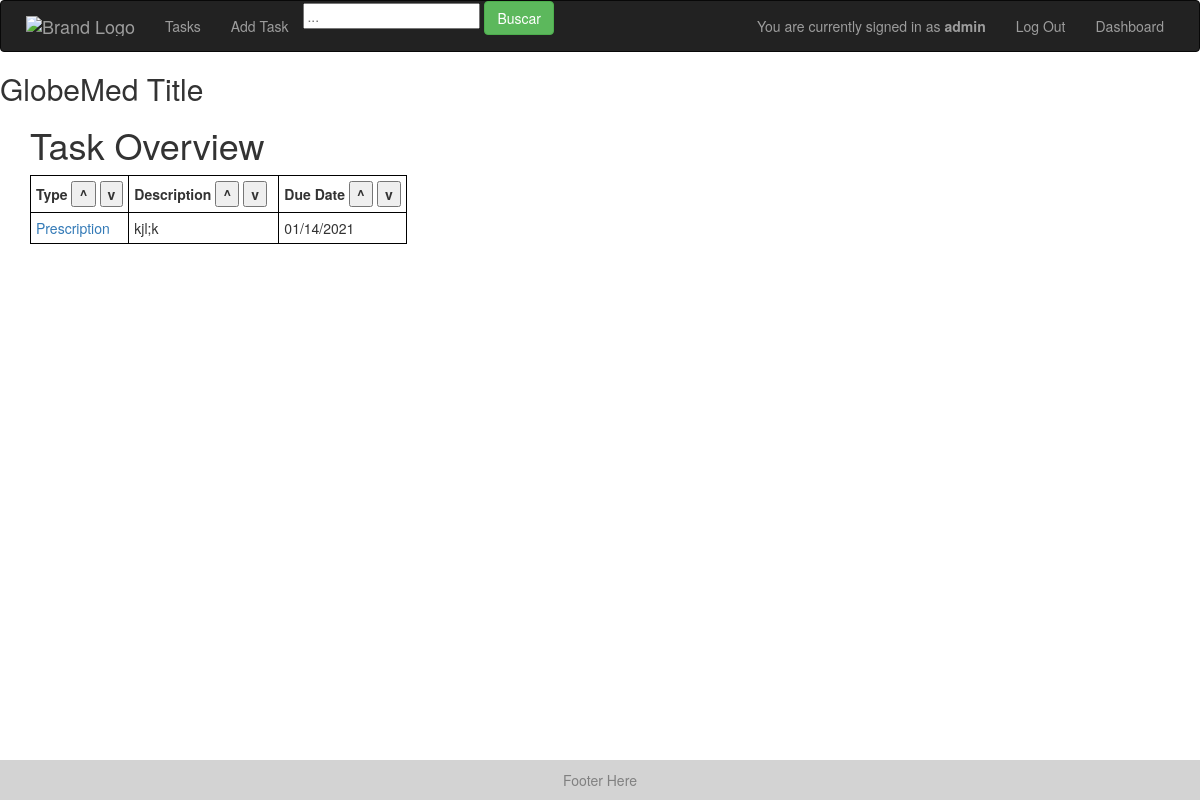
The page /tasks (signed in) on the database as committed earlier.
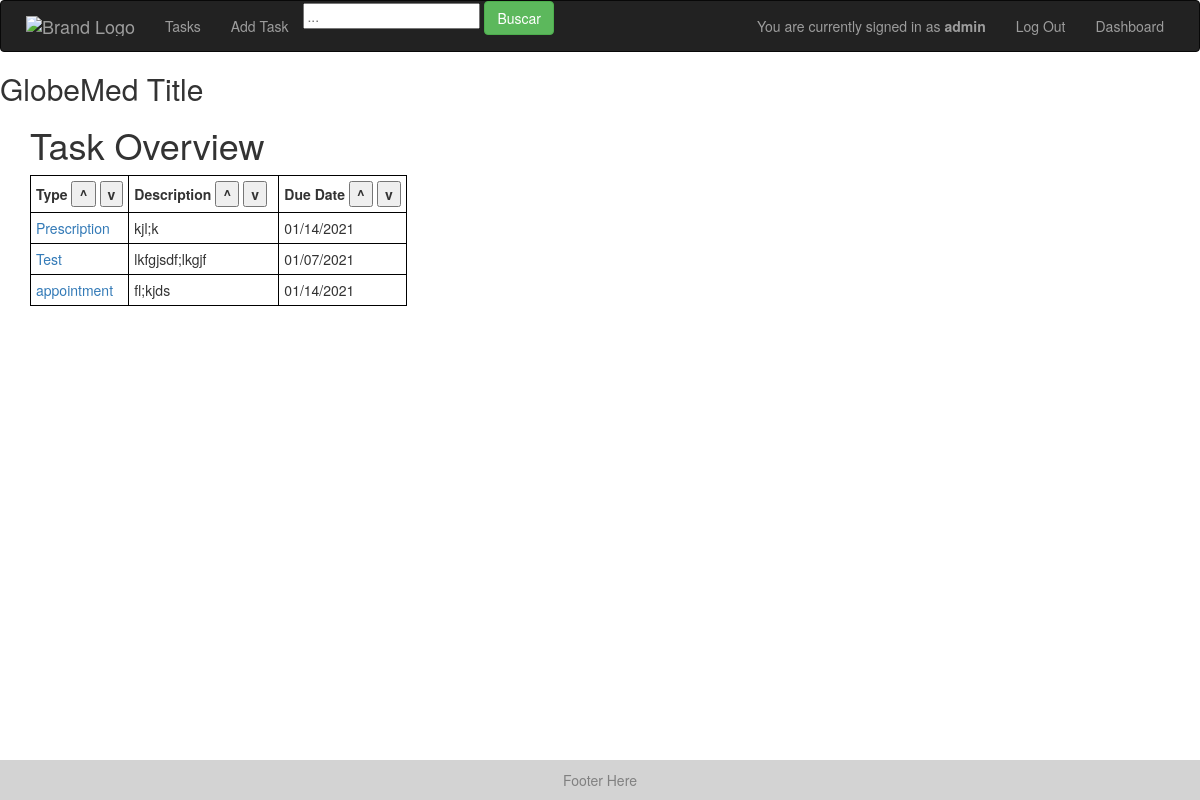
The same page on the database as committed later.
### models.py (models this page shows)
class Task(Base):
    __tablename__ = "tasks"
    id = Column(Integer, primary_key=True)
    task_type = Column(String, default="Generic")
    creator_id = Column(Integer)
    created_datetime = Column(DateTime)
    created_datestring = Column(String)
    due_datetime = Column(DateTime)
    due_datestring = Column(String)
    description = Column(String)
    completed = Column(Boolean) # completed or not
    fields = Column(PickleType) # dictionary of strings to strings

### app.py (the view)
@app.route('/tasks')
@check_login_wrapper
def tasks():
    return render_template("tasks.html", tasks=get_tasks(), col_strings = ["Due Date"], col_vars = ["due_datestring"])

### app.py (called while the page is built)
def check_login_wrapper(func):
    @wraps(func)
    def inner(*args, **kwargs):
        print("here")
        if "username" not in login_session:
            return redirect(url_for('login'))
        return func(*args, **kwargs)
    return inner

### database.py (called while the page is built)
def get_tasks():
    return session.query(Task).all()

### templates/tasks.html (shortened to what this page needs)
{% extends "layout.html" %}
{% block body %}
	<h1>Task Overview</h1>
	<table id="task-table">
		<tr>
			<th> Type <button onclick="sortTable(0)">^</button> <button onclick="sortTable(0, true)">v</button></th>
			<th>Description <button onclick="sortTable(1)">^</button> <button onclick="sortTable(1, true)">v</button></th>
			{% for col in col_strings %}
				<th> {{ col }} <button onclick="sortTable( {{loop.index+1}} )">^</button> <button onclick="sortTable({{loop.index+1}}, true)">v</button></th>
			{% endfor %}
	    </tr>
	{% for task in tasks %}
		<tr class="task-row">
			<td><a href="/task/{{task.id}}"> {{ task.task_type }} </a></td>
			{% if task.description|length > 20 %}
		        <td class="desc-col"> {{ task.description[:20] }} <span class="tooltip2">...<span class="tooltiptext">{{ task.description }}</span></span></td>
		    {% else %}
		    	<td class="desc-col"> {{ task.description }} </td>
		    {% endif %}
	        {% for col in col_vars %}
				<td> {{ task[col] }} </td>
			{% endfor %}
	    </tr>
    {% endfor %}
    </table>
{%endblock%}

### templates/layout.html (shortened to what this page needs)
<!doctype html>
<html lang="en">
<head>
  <link rel="stylesheet" href="https://maxcdn.bootstrapcdn.com/bootstrap/3.3.7/css/bootstrap.min.css">
  <link rel="stylesheet" href="{{url_for('static', filename='style.css')}}">
</head>
<body style="position: relative;  min-height: 100vh;">
  <nav class="navbar navbar-inverse">
      <div class="navbar-header">
        <a class="navbar-brand" href="/">
          <img alt="Brand Logo" src="{{url_for('static', filename='brand_logo.png')}}" style="max-height: 100%;">
        </a>
        <ul class="nav navbar-nav">
          <li><a href = "{{url_for('tasks')}}">Tasks</a></li>
          <li><a href = "{{url_for('add_task')}}">Add Task</a></li>
          <li>
            <form action="{{ url_for('search') }}" method = 'post'>
              <input id="input-search" class="search-bar" type="text" name="search" placeholder="...">
              <button class="btn btn-success" type="submit" id="search"> Buscar </button>
            </form>
          </li>
        </ul>
      </div>
      <div class="collapse navbar-collapse" id="navbar-collapse-1">
        <div class="navbar-right">
        {% if 'id' in session %}
          <div class="navbar-text" id="userbox">
              You are currently signed in as <strong>{{session['username']}}</strong>
              </div>
              <ul class="nav navbar-nav">
                <li><a href = "{{url_for('logout')}}">Log Out</a></li>
              </ul>
            {%if session['is_admin']%}
                <ul class="nav navbar-nav">
                  <li><a href = "{{url_for('dashboard')}}">Dashboard</a></li>
                </ul>
            {%endif%}
        {%endif%}
        </div>
      </div>
  </nav>
  <div class="logo">
    <h2>GlobeMed Title</h2>
  </div>
  <div style="margin-left: 30px; margin-right: 30px; padding-bottom: 5.5rem;    /* Footer height */">
  {% block body %}
  {% endblock %}
  </div>
  <div>
    <div class="footer">
      <span> Footer Here </span>
    </div>
  </div>
</body>
</html>

### static/style.css (style rules this page uses)
.footer { left: 0; bottom: 0; width: 100%; background-color: lightgrey; padding: 10px; color: grey; text-align: center; position: absolute; bottom: 0; width: 100%; height: 4rem; }
th { padding: 5px; border: 1px solid black; }
td { padding: 5px; border: 1px solid black; }
input { max-width: 500px; }
.navbar { padding-left: 10px; padding-right: 20px; }
.desc-col { width: 150px; max-height: 20px; }
.task-row { max-height: 20px; white-space: nowrap; }

Rows that differ between the two databases and show on the page:
added Task: task_type "Test", description "lkfgjsdf;lkgjf", due_datestring "01/07/2021"
added Task: task_type "appointment", description "fl;kjds", due_datestring "01/14/2021"
